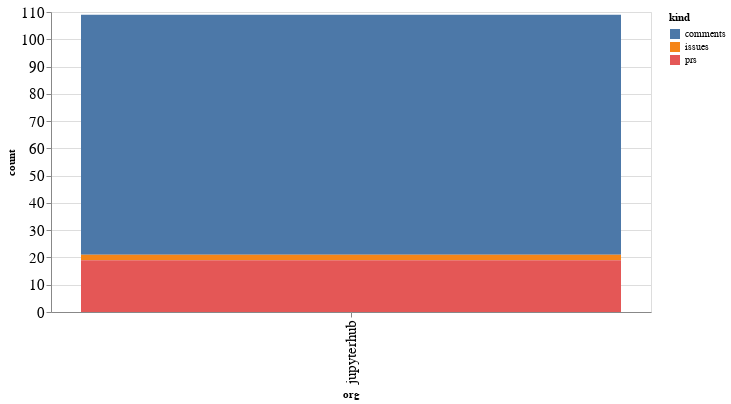

Write notebook code for a chart like this one.
### Code cell
alt.Chart(org_summaries, width=600).mark_bar().encode(
    x='org',
    y='count',
    color='kind',
    tooltip="org"
)

### Figure 1 — Vega-Lite specification as saved in the notebook (floating-point values rounded to 4 significant figures)
{"config": {"axisLeft": {"labelFontSize": 15}, "axisBottom": {"labelFontSize": 15}}, "data": {"name": "data-b886eb4bbc987628efe4a86d8a16e6a6"}, "mark": "bar", "encoding": {"color": {"type": "nominal", "field": "kind"}, "tooltip": {"type": "nominal", "field": "org"}, "x": {"type": "nominal", "field": "org"}, "y": {"type": "quantitative", "field": "count"}}, "width": 600, "$schema": "https://vega.github.io/schema/vega-lite/v4.8.1.json", "datasets": {"data-b886eb4bbc987628efe4a86d8a16e6a6": [{"org": "jupyterhub", "kind": "comments", "count": 88}, {"org": "jupyterhub", "kind": "issues", "count": 2}, {"org": "jupyterhub", "kind": "prs", "count": 19}]}}
